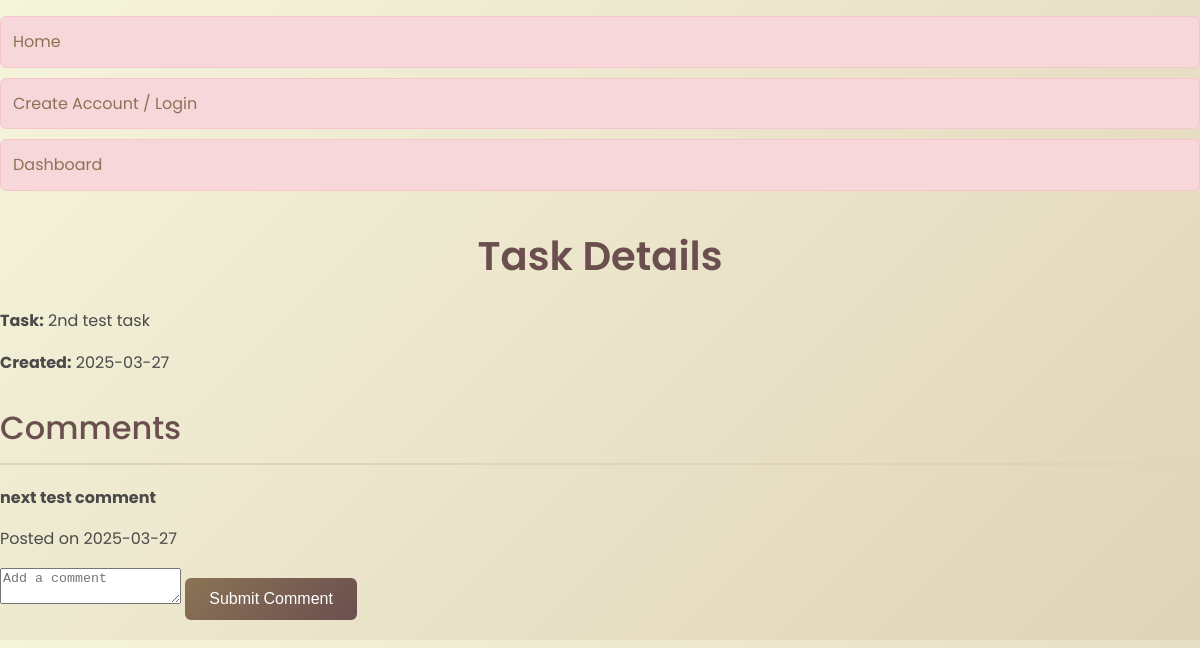
The page /task/2 (signed in) on the database as committed earlier.
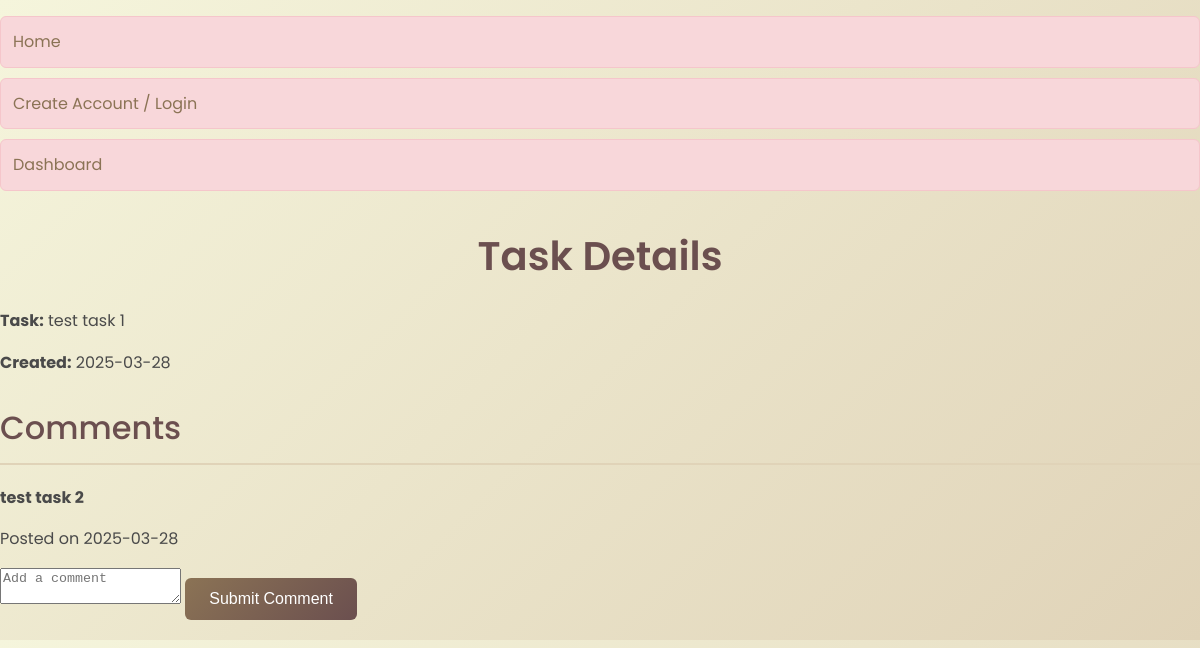
The same page on the database as committed later.
### app.py (models this page shows)
class Todo(db.Model):
    id = db.Column(db.Integer, primary_key=True)
    content = db.Column(db.String(200), nullable=False)
    created = db.Column(db.DateTime, default=datetime.utcnow)
    user_id = db.Column(db.Integer, db.ForeignKey('user.id'), nullable=False)
    comments = db.relationship('Comment', backref='task', lazy=True, cascade="all, delete-orphan")

class Comment(db.Model):
    id = db.Column(db.Integer, primary_key=True)
    content = db.Column(db.String(500), nullable=False)
    created = db.Column(db.DateTime, default=datetime.utcnow)
    task_id = db.Column(db.Integer, db.ForeignKey('todo.id', ondelete='CASCADE'), nullable=False)
    user_id = db.Column(db.Integer, db.ForeignKey('user.id'), nullable=False)
    user = db.relationship('User', backref='comments')

### app.py (the view)
@app.route("/task/<int:task_id>")
def view_task(task_id):
    if "username" in session:
        task = Todo.query.get_or_404(task_id)
        comments = Comment.query.filter_by(task_id=task_id).all()
        return render_template("task.html", task=task, comments=comments)
    return redirect(url_for("home"))

### templates/task.html
{% extends 'base.html' %}
{% block body %}
<section>
    <h1>Task Details</h1>
    <p><strong>Task:</strong> {{ task.content }}</p>
    <p><strong>Created:</strong> {{ task.created.strftime("%Y-%m-%d") }}</p>
    <h2>Comments</h2>
    {% for comment in comments %}
        <div>
            <p><strong>{{ comment.content }}</strong></p>
            <p>Posted on {{ comment.created.strftime("%Y-%m-%d") }}</p>
        </div>
    {% endfor %}
    <form action="{{ url_for('add_comment', task_id=task.id) }}" method="POST">
        <textarea name="comment" placeholder="Add a comment" required></textarea>
        <input type="submit" value="Submit Comment">
    </form>
</section>
{% endblock %}

Rows that differ between the two databases and show on the page:
no longer on this page (row edited): Comment: content "next test comment", created "2025-03-27"
changed Todo: content "2nd test task" → "test task 1"; created "2025-03-27" → "2025-03-28"
now on this page (row edited): Comment: content "test task 2", created "2025-03-28"
